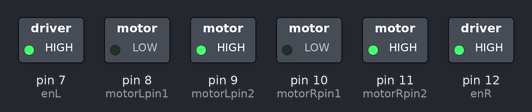
Bench run of a sketch on a simulated Arduino Uno, built with avr-gcc and run on an emulated ATmega328P. Shown: switched loads named in the sketch (green lamp = pin HIGH).

Above: at 0.1 s.
Timing chart, 0 to 1.6 s (numbered marks = the images above):
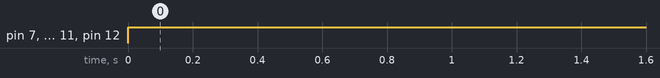

The sketch:

gostraight-newwire.ino
```cpp
int motorRpin1 = 10; // Right motor IN3
int motorRpin2 = 11; // Right motor IN4

int motorLpin1 = 8; // Left motor IN1
int motorLpin2 = 9; // Left motor IN2

int enR = 12;  // Right motor enable pin (PWM)
int enL = 7; // Left motor enable pin (PWM)

const float T = 0.1; // Sampling rate

const float WHEEL_DISTANCE = 0.182; // Distance between two wheels
const int PULSE_PER_REV = 940;
const float WHEEL_PERIMETER = 0.1413; // Circumference of the wheel

void setup() {
  // put your setup code here, to run once:

  // Set up motor and encoder pins
  pinMode(motorRpin1, OUTPUT);
  pinMode(motorRpin2, OUTPUT);
  pinMode(motorLpin1, OUTPUT);
  pinMode(motorLpin2, OUTPUT);

}

void loop() {
  leftForward(0.2);
  rightForward(0.2);
  // put your main code here, to run repeatedly:

}

void rightForward(float velocity) {
  int pwm = MPStoPWM(velocity);
  digitalWrite(motorRpin1, LOW);
  digitalWrite(motorRpin2, HIGH);
  analogWrite(enR, pwm);
}

void leftForward(float velocity) {
  int pwm = MPStoPWM(velocity);
  digitalWrite(motorLpin1, LOW);
  digitalWrite(motorLpin2, HIGH);
  analogWrite(enL, pwm);
}

void rightBackward(float velocity) {
  int pwm = MPStoPWM(velocity);
  digitalWrite(motorRpin1, HIGH);
  digitalWrite(motorRpin2, LOW);
  analogWrite(enR, pwm);
}

void leftBackward(float velocity) {
  int pwm = MPStoPWM(velocity);
  digitalWrite(motorLpin1, HIGH);
  digitalWrite(motorLpin2, LOW);
  analogWrite(enL, pwm);
}

// Stop motors
void stop() {
  digitalWrite(motorLpin1, LOW);
  digitalWrite(motorLpin2, LOW);
  digitalWrite(motorRpin1, LOW);
  digitalWrite(motorRpin2, LOW);
}

// Helper functions
float calculateRPM(int pulseCounter) {
  return (float)pulseCounter * 60 / PULSE_PER_REV / T;
}

float RPMtoMPS(float rpm) {
  return rpm / 60 * WHEEL_PERIMETER;
}

int MPStoPWM(float velocity) {
  return constrain((velocity / 0.2) * 255, 30, 255); // Mapping speed to PWM
}
```

Measured:
- by itself, pin 7 (enL), pin 9 (motorLpin2), pin 11 (motorRpin2), pin 12 (enR): LOW → HIGH at 0.00 s
